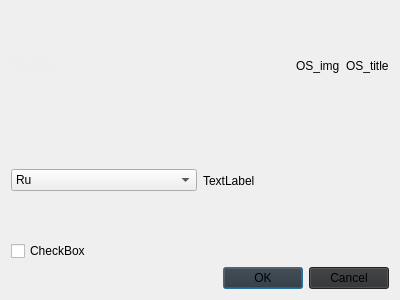
<?xml version="1.0" encoding="UTF-8"?>
<ui version="4.0">
 <class>settings</class>
 <widget class="QDialog" name="settings">
  <property name="geometry">
   <rect>
    <x>0</x>
    <y>0</y>
    <width>400</width>
    <height>300</height>
   </rect>
  </property>
  <property name="windowTitle">
   <string>Dialog</string>
  </property>
  <layout class="QGridLayout" name="gridLayout">
   <item row="0" column="0">
    <layout class="QVBoxLayout" name="verticalLayout">
     <item>
      <layout class="QHBoxLayout" name="horizontalLayout">
       <item>
        <widget class="QLabel" name="logo">
         <property name="styleSheet">
          <string notr="true">color: rgb(238, 238, 236);
text-align: center ;
font-size: 22px;</string>
         </property>
         <property name="text">
          <string>S&amp;K</string>
         </property>
        </widget>
       </item>
       <item>
        <spacer name="horizontalSpacer">
         <property name="orientation">
          <enum>Qt::Horizontal</enum>
         </property>
         <property name="sizeHint" stdset="0">
          <size>
           <width>40</width>
           <height>20</height>
          </size>
         </property>
        </spacer>
       </item>
       <item>
        <widget class="QLabel" name="OS_img">
         <property name="text">
          <string>OS_img</string>
         </property>
        </widget>
       </item>
       <item>
        <widget class="QLabel" name="OS_title">
         <property name="text">
          <string>OS_title</string>
         </property>
        </widget>
       </item>
      </layout>
     </item>
     <item>
      <layout class="QHBoxLayout" name="horizontalLayout_2">
       <item>
        <widget class="QComboBox" name="comboBox">
         <item>
          <property name="text">
           <string>Ru</string>
          </property>
         </item>
         <item>
          <property name="text">
           <string>En</string>
          </property>
         </item>
        </widget>
       </item>
       <item>
        <widget class="QLabel" name="label">
         <property name="text">
          <string>TextLabel</string>
         </property>
        </widget>
       </item>
      </layout>
     </item>
     <item>
      <widget class="QCheckBox" name="checkBox">
       <property name="text">
        <string>CheckBox</string>
       </property>
      </widget>
     </item>
    </layout>
   </item>
   <item row="1" column="0">
    <widget class="QDialogButtonBox" name="buttonBox">
     <property name="styleSheet">
      <string notr="true">background-color: #2E2F31;</string>
     </property>
     <property name="orientation">
      <enum>Qt::Horizontal</enum>
     </property>
     <property name="standardButtons">
      <set>QDialogButtonBox::Cancel|QDialogButtonBox::Ok</set>
     </property>
    </widget>
   </item>
  </layout>
 </widget>
 <resources/>
 <connections>
  <connection>
   <sender>buttonBox</sender>
   <signal>accepted()</signal>
   <receiver>settings</receiver>
   <slot>accept()</slot>
   <hints>
    <hint type="sourcelabel">
     <x>248</x>
     <y>254</y>
    </hint>
    <hint type="destinationlabel">
     <x>157</x>
     <y>274</y>
    </hint>
   </hints>
  </connection>
  <connection>
   <sender>buttonBox</sender>
   <signal>rejected()</signal>
   <receiver>settings</receiver>
   <slot>reject()</slot>
   <hints>
    <hint type="sourcelabel">
     <x>316</x>
     <y>260</y>
    </hint>
    <hint type="destinationlabel">
     <x>286</x>
     <y>274</y>
    </hint>
   </hints>
  </connection>
 </connections>
</ui>
